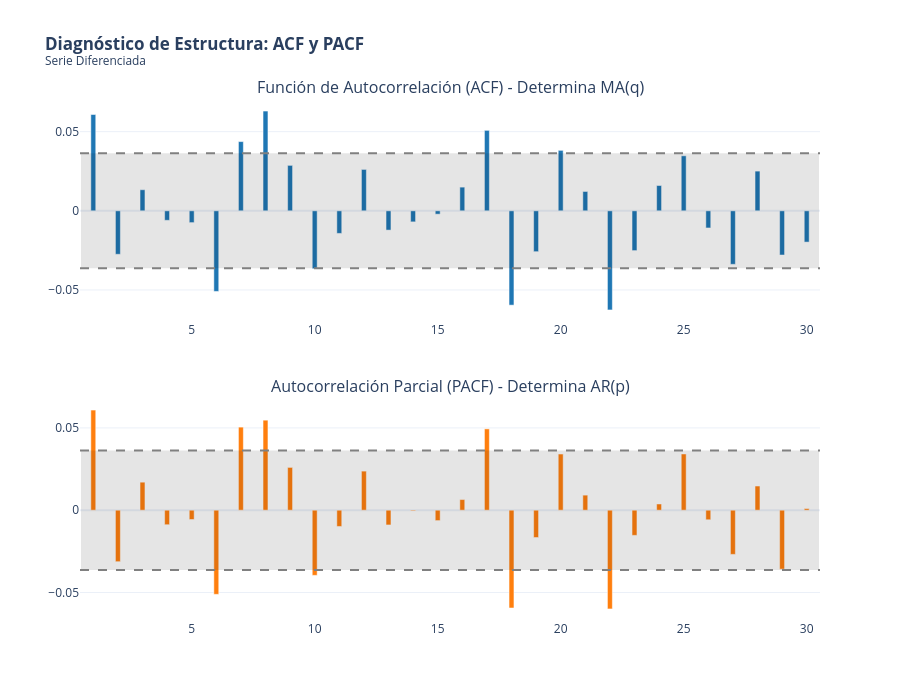

Notebook cell for this chart:
### Markdown cell above
## <font color= #003366> **Gráficas de ACF y PACF** </font>

### Code cell
ts_analysis = df['diff_1'].dropna()

# Parámetros
lags = 30  # 30 días
alpha = 0.05 # Nivel de significancia del 95%

# Cálculo de valores ACF y PACF
acf_vals = acf(ts_analysis, nlags=lags, alpha=alpha)[0][1:]
pacf_vals = pacf(ts_analysis, nlags=lags, alpha=alpha)[0][1:]

# Colocamos manualmente el intervalo de confianza para plotly
n = len(ts_analysis)
conf_interval = 1.96 / np.sqrt(n)


fig = make_subplots(rows=2, cols=1,
                    subplot_titles=("Función de Autocorrelación (ACF) - Determina MA(q)",
                                    "Autocorrelación Parcial (PACF) - Determina AR(p)"),
                    vertical_spacing=0.15)

# ACF

fig.add_trace(go.Bar(
    x=list(range(1, lags+1)), y=acf_vals,
    name='ACF', marker_color='rgb(31, 119, 180)', showlegend=False
), row=1, col=1)

# Intervalos de confianza (Sombreado)
fig.add_shape(type="rect",
    x0=0.5, y0=-conf_interval, x1=lags+0.5, y1=conf_interval,
    line=dict(color="rgba(0,0,0,0)"), fillcolor="rgba(0,0,0,0.1)",
    row=1, col=1
)
# Líneas límite
fig.add_hline(y=conf_interval, line_dash="dash", line_color="gray", row=1, col=1)
fig.add_hline(y=-conf_interval, line_dash="dash", line_color="gray", row=1, col=1)

# PACF

fig.add_trace(go.Bar(
    x=list(range(1, lags+1)), y=pacf_vals,
    name='PACF', marker_color='rgb(255, 127, 14)', showlegend=False
), row=2, col=1)

# Intervalos de confianza
fig.add_shape(type="rect",
    x0=0.5, y0=-conf_interval, x1=lags+0.5, y1=conf_interval,
    line=dict(color="rgba(0,0,0,0)"), fillcolor="rgba(0,0,0,0.1)",
    row=2, col=1
)
# Líneas límite
fig.add_hline(y=conf_interval, line_dash="dash", line_color="gray", row=2, col=1)
fig.add_hline(y=-conf_interval, line_dash="dash", line_color="gray", row=2, col=1)


fig.update_layout(
    title='<b>Diagnóstico de Estructura: ACF y PACF</b><br><sup>Serie Diferenciada</sup>',
    template='plotly_white',
    height=700,
    bargap=0.8 # Barras delgadas estilo lollipop
)

fig.show()

### Figure 1 — Plotly figure (JSON) as saved in the notebook; plotly's stock layout.template omitted (floating-point values rounded to 4 significant figures)
{"data": [{"marker": {"color": "rgb(31, 119, 180)"}, "name": "ACF", "showlegend": false, "type": "bar", "x": [1, 2, 3, 4, 5, 6, 7, 8, 9, 10, 11, 12, 13, 14, 15, 16, 17, 18, 19, 20, 21, 22, 23, 24, 25, 26, 27, 28, 29, 30], "xaxis": "x", "y": [0.06084, -0.02745, 0.01331, -0.005994, -0.007446, -0.05092, 0.04373, 0.06302, 0.0287, -0.03661, -0.01427, 0.02614, -0.01218, -0.006985, -0.002119, 0.01496, 0.05082, -0.05959, -0.02581, 0.03819, 0.01222, -0.06262, -0.02513, 0.01597, 0.03475, -0.01083, -0.0338, 0.02508, -0.02792, -0.01975], "yaxis": "y"}, {"marker": {"color": "rgb(255, 127, 14)"}, "name": "PACF", "showlegend": false, "type": "bar", "x": [1, 2, 3, 4, 5, 6, 7, 8, 9, 10, 11, 12, 13, 14, 15, 16, 17, 18, 19, 20, 21, 22, 23, 24, 25, 26, 27, 28, 29, 30], "xaxis": "x2", "y": [0.06086, -0.03129, 0.01703, -0.008814, -0.005652, -0.05112, 0.05048, 0.05471, 0.02599, -0.03959, -0.009882, 0.02375, -0.008959, -0.0004347, -0.006316, 0.006471, 0.04943, -0.05943, -0.0166, 0.03413, 0.009151, -0.06001, -0.01528, 0.003782, 0.03417, -0.005808, -0.02684, 0.01469, -0.03584, 0.0009961], "yaxis": "y2"}], "layout": {"annotations": [{"font": {"size": 16}, "showarrow": false, "text": "Función de Autocorrelación (ACF) - Determina MA(q)", "x": 0.5, "xanchor": "center", "xref": "paper", "y": 1, "yanchor": "bottom", "yref": "paper"}, {"font": {"size": 16}, "showarrow": false, "text": "Autocorrelación Parcial (PACF) - Determina AR(p)", "x": 0.5, "xanchor": "center", "xref": "paper", "y": 0.425, "yanchor": "bottom", "yref": "paper"}], "bargap": 0.8, "height": 700, "shapes": [{"fillcolor": "rgba(0,0,0,0.1)", "line": {"color": "rgba(0,0,0,0)"}, "type": "rect", "x0": 0.5, "x1": 30.5, "xref": "x", "y0": -0.03633, "y1": 0.03633, "yref": "y"}, {"line": {"color": "gray", "dash": "dash"}, "type": "line", "x0": 0, "x1": 1, "xref": "x domain", "y0": 0.03633, "y1": 0.03633, "yref": "y"}, {"line": {"color": "gray", "dash": "dash"}, "type": "line", "x0": 0, "x1": 1, "xref": "x domain", "y0": -0.03633, "y1": -0.03633, "yref": "y"}, {"fillcolor": "rgba(0,0,0,0.1)", "line": {"color": "rgba(0,0,0,0)"}, "type": "rect", "x0": 0.5, "x1": 30.5, "xref": "x2", "y0": -0.03633, "y1": 0.03633, "yref": "y2"}, {"line": {"color": "gray", "dash": "dash"}, "type": "line", "x0": 0, "x1": 1, "xref": "x2 domain", "y0": 0.03633, "y1": 0.03633, "yref": "y2"}, {"line": {"color": "gray", "dash": "dash"}, "type": "line", "x0": 0, "x1": 1, "xref": "x2 domain", "y0": -0.03633, "y1": -0.03633, "yref": "y2"}], "title": {"text": "<b>Diagnóstico de Estructura: ACF y PACF</b><br><sup>Serie Diferenciada</sup>"}, "xaxis": {"anchor": "y", "domain": [0, 1]}, "xaxis2": {"anchor": "y2", "domain": [0, 1]}, "yaxis": {"anchor": "x", "domain": [0.575, 1]}, "yaxis2": {"anchor": "x2", "domain": [0, 0.425]}}}
